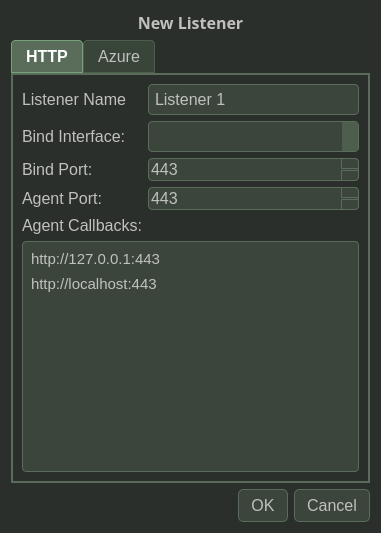
<?xml version="1.0" encoding="UTF-8"?>
<ui version="4.0">
 <class>ListenersDialog</class>
 <widget class="QDialog" name="ListenersDialog">
  <property name="geometry">
   <rect>
    <x>0</x>
    <y>0</y>
    <width>381</width>
    <height>533</height>
   </rect>
  </property>
  <property name="windowTitle">
   <string>ListenersDialog</string>
  </property>
  <property name="styleSheet">
   <string notr="true">/* === Global Base === */
* {
    font-family: &quot;Fira Code&quot;, &quot;Consolas&quot;, monospace;
    font-size: 12pt;
    color: #c0c0c0;
}

/* === Main Window Gradient === */
QMainWindow {
    background: qlineargradient(x1:0, y1:0, x2:0, y2:1,
                                stop:0 #2a2f2a, stop:1 #303d30);
}

/* === QWidget default === */
QWidget {
    background-color: #2b2f2b;
    border: none;
}

/* === QMenuBar === */
QMenuBar {
    background-color: #2b2f2b;
    color: #c0c0c0;
    font-size: 11pt;
    padding: 2px;
}
QMenuBar::item {
    padding: 2px 22px;
    font-size: 11pt;
}
QMenuBar::item:selected {
    background-color: #4d5e4d;
    color: #ffffff;
}

/* === QMenu === */
QMenu {
    background-color: #3b453b;
    border: 1px solid #5a6d5a;
}
QMenu::item:selected {
    background-color: #5a6d5a;
    color: #ffffff;
}

/* === QPushButton === */
QPushButton {
    background-color: #3b453b;
    border: 1px solid #5a6d5a;
    border-radius: 5px;
    padding: 6px 12px;
}
QPushButton:hover {
    background-color: #4d5e4d;
}
QPushButton:pressed {
    background-color: #2a2f2a;
    border-color: #78a378;
}
QPushButton:disabled {
    background-color: #4d5e4d;
    color: #888;
    border-color: #444;
}

/* === QLineEdit / QTextEdit === */
QLineEdit, QTextEdit {
    background-color: #3b453b;
    border: 1px solid #5a6d5a;
    border-radius: 4px;
    padding: 4px;
    selection-background-color: #5a6d5a;
    selection-color: #000;
}

/* === QTableWidget === */
QTableWidget {
    background-color: #3b453b;
    border: 1px solid #5a6d5a;
    gridline-color: #495e49;
    selection-background-color: #5a6d5a;
    selection-color: #000;
}
QHeaderView::section {
    background-color: #4d5e4d;
    color: #c0c0c0;
    border: 1px solid #495e49;
    padding: 4px;
}
QTableCornerButton::section {
    background: #4d5e4d;
    border: 1px solid #495e49;
}

/* === QTabWidget === */
QTabWidget::pane {
    border: 2px solid #5a6d5a;
}
QTabBar::tab {
    background: #3a453a;
    border: 1px solid #4d5e4d;
    padding: 6px 14px;
    border-top-left-radius: 4px;
    border-top-right-radius: 4px;
}
QTabBar::tab:selected {
    background: #5a6d5a;
    color: #ffffff;
    font-weight: bold;
    border: 1px solid #78a378;
}

/* === QScrollBar === */
QScrollBar:vertical, QScrollBar:horizontal {
    background: #2a2f2a;
    border: none;
    width: 12px;
}
QScrollBar::handle {
    background: #5a6d5a;
    border-radius: 6px;
}
QScrollBar::handle:hover {
    background: #78a378;
}
QScrollBar::add-line, QScrollBar::sub-line {
    background: none;
    border: none;
}

/* === QComboBox === */
QComboBox {
    background-color: #3b453b;
    border: 1px solid #5a6d5a;
    border-radius: 4px;
    padding: 4px;
}
QComboBox::drop-down {
    border-left: 1px solid #495e49;
    background: #4d5e4d;
}
QComboBox QAbstractItemView {
    background-color: #4d5e4d;
    border: 1px solid #5a6d5a;
    selection-background-color: #5a6d5a;
    selection-color: #000;
}

/* === QListWidget / QTreeView === */
QListWidget, QTreeView {
    background-color: #3b453b;
    border: 1px solid #5a6d5a;
}
QListWidget::item:selected, QTreeView::item:selected {
    background-color: #5a6d5a;
    color: #000;
    font-weight: bold;
}

/* === QSpinBox === */
QSpinBox {
    background-color: #3b453b;
    border: 1px solid #5a6d5a;
    border-radius: 4px;
    padding-right: 20px;
    color: #c0c0c0;
}
QSpinBox::up-button, QSpinBox::down-button {
    background-color: #3b453b;
    border: 1px solid #5a6d5a;
    width: 16px;
    subcontrol-origin: border;
}
QSpinBox::up-button {
    subcontrol-position: top right;
    border-top-right-radius: 4px;
}
QSpinBox::down-button {
    subcontrol-position: bottom right;
    border-bottom-right-radius: 4px;
}
QSpinBox::up-button:hover, QSpinBox::down-button:hover {
    background-color: #4d5e4d;
}

/* === QLabel === */
QLabel {
    color: #c0c0c0;
}

/* === ToolTip === */
QToolTip {
    background-color: #5a6d5a;
    color: #000;
    border: 1px solid #78a378;
    padding: 4px;
    border-radius: 4px;
}
</string>
  </property>
  <layout class="QGridLayout" name="gridLayout">
   <item row="0" column="0">
    <widget class="QLabel" name="label">
     <property name="font">
      <font>
       <family>Fira Code</family>
       <pointsize>12</pointsize>
       <bold>true</bold>
      </font>
     </property>
     <property name="text">
      <string>New Listener</string>
     </property>
     <property name="alignment">
      <set>Qt::AlignmentFlag::AlignCenter</set>
     </property>
    </widget>
   </item>
   <item row="1" column="0">
    <widget class="QTabWidget" name="tabWidget">
     <property name="currentIndex">
      <number>0</number>
     </property>
     <widget class="QWidget" name="tab">
      <attribute name="title">
       <string>HTTP</string>
      </attribute>
      <layout class="QFormLayout" name="formLayout">
       <item row="0" column="0">
        <widget class="QLabel" name="label_5">
         <property name="text">
          <string>Listener Name</string>
         </property>
        </widget>
       </item>
       <item row="0" column="1">
        <widget class="QLineEdit" name="listenerNameBox">
         <property name="text">
          <string>Listener 1</string>
         </property>
        </widget>
       </item>
       <item row="1" column="0">
        <widget class="QLabel" name="label_2">
         <property name="text">
          <string>Bind Interface:</string>
         </property>
        </widget>
       </item>
       <item row="1" column="1">
        <widget class="QComboBox" name="bindInterfaceBox"/>
       </item>
       <item row="2" column="0">
        <widget class="QLabel" name="label_3">
         <property name="text">
          <string>Bind Port:</string>
         </property>
        </widget>
       </item>
       <item row="2" column="1">
        <widget class="QSpinBox" name="bindPortBox">
         <property name="minimum">
          <number>1</number>
         </property>
         <property name="maximum">
          <number>65000</number>
         </property>
         <property name="value">
          <number>443</number>
         </property>
        </widget>
       </item>
       <item row="3" column="0">
        <widget class="QLabel" name="label_6">
         <property name="text">
          <string>Agent Port:</string>
         </property>
        </widget>
       </item>
       <item row="3" column="1">
        <widget class="QSpinBox" name="agentPortBox">
         <property name="minimum">
          <number>1</number>
         </property>
         <property name="maximum">
          <number>65000</number>
         </property>
         <property name="value">
          <number>443</number>
         </property>
        </widget>
       </item>
       <item row="4" column="0">
        <widget class="QLabel" name="label_4">
         <property name="text">
          <string>Agent Callbacks:</string>
         </property>
        </widget>
       </item>
       <item row="5" column="0" colspan="2">
        <widget class="QTextEdit" name="agentCallbacksBox">
         <property name="markdown">
          <string>`http://127.0.0.1:443`

`http://localhost:443`

</string>
         </property>
         <property name="html">
          <string>&lt;!DOCTYPE HTML PUBLIC &quot;-//W3C//DTD HTML 4.0//EN&quot; &quot;http://www.w3.org/TR/REC-html40/strict.dtd&quot;&gt;
&lt;html&gt;&lt;head&gt;&lt;meta name=&quot;qrichtext&quot; content=&quot;1&quot; /&gt;&lt;meta charset=&quot;utf-8&quot; /&gt;&lt;style type=&quot;text/css&quot;&gt;
p, li { white-space: pre-wrap; }
hr { height: 1px; border-width: 0; }
li.unchecked::marker { content: &quot;\2610&quot;; }
li.checked::marker { content: &quot;\2612&quot;; }
&lt;/style&gt;&lt;/head&gt;&lt;body style=&quot; font-family:'Fira Code','Consolas','monospace'; font-size:12pt; font-weight:400; font-style:normal;&quot;&gt;
&lt;p style=&quot; margin-top:7px; margin-bottom:7px; margin-left:0px; margin-right:0px; -qt-block-indent:0; text-indent:0px;&quot;&gt;&lt;span style=&quot; font-size:11pt;&quot;&gt;http://127.0.0.1:443&lt;/span&gt;&lt;/p&gt;
&lt;p style=&quot; margin-top:7px; margin-bottom:7px; margin-left:0px; margin-right:0px; -qt-block-indent:0; text-indent:0px;&quot;&gt;&lt;span style=&quot; font-size:11pt;&quot;&gt;http://localhost:443&lt;/span&gt;&lt;/p&gt;&lt;/body&gt;&lt;/html&gt;</string>
         </property>
         <property name="placeholderText">
          <string>www.constoso.com</string>
         </property>
        </widget>
       </item>
      </layout>
     </widget>
     <widget class="QWidget" name="tab_2">
      <attribute name="title">
       <string>Azure</string>
      </attribute>
     </widget>
    </widget>
   </item>
   <item row="2" column="0">
    <widget class="QDialogButtonBox" name="buttonBox">
     <property name="orientation">
      <enum>Qt::Orientation::Horizontal</enum>
     </property>
     <property name="standardButtons">
      <set>QDialogButtonBox::StandardButton::Cancel|QDialogButtonBox::StandardButton::Ok</set>
     </property>
    </widget>
   </item>
  </layout>
 </widget>
 <resources/>
 <connections/>
</ui>
